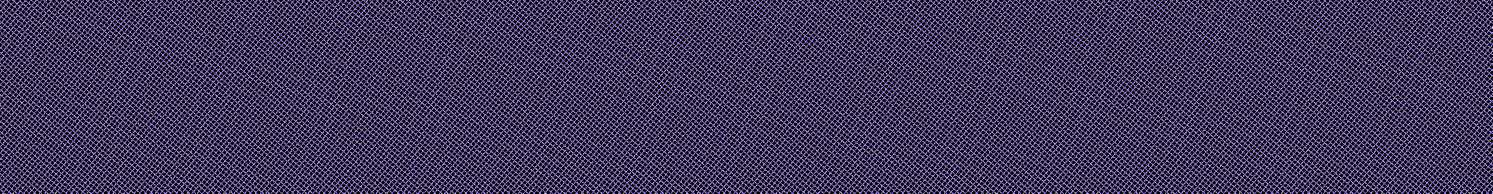
#> input picture images/hachure.png, 2985 x 387 px (shown at 1/2 size); its folder holds only this picture in this run
$ python -i __init__.py   (imports and definitions only)
#> lines starting #> are read from the running program, lines starting #| are printed output that depends on the picture
#!/usr/bin/env python
# coding: utf-8

import albumentations as A
import numpy as np
import cv2

# Setup the distortion algorithm
PAD_SIZE = 50
padder = lambda _img : np.pad(_img, [(PAD_SIZE,PAD_SIZE),(PAD_SIZE,PAD_SIZE), (0,0)], mode='constant', constant_values=255) if len(_img.shape) == 3 else np.pad(_img, [(PAD_SIZE,PAD_SIZE),(PAD_SIZE,PAD_SIZE)], mode='constant', constant_values=0)
# [1 line that did not run here, left out]
deformer = lambda IMG : deformation(image=IMG)['image']


def __choose_colors__(img, comp_shape, thresh=.01, apply_dist=False):
	# Reduce the image to a compressed shape to find the optimal color division
	# while ignoring small details that can be ignored on the final image
	im = cv2.resize(img,comp_shape, interpolation=cv2.INTER_NEAREST)

	# Convert the reduced image to Z vector and to np.float32
	Z = im.reshape((-1,3))
	Z = np.float32(Z)

	# Setup the K-means clustering parameters
	criteria = (cv2.TERM_CRITERIA_EPS, 10, 1.0)

	# Initialize the loop for approximating the optimal value for K
	cur = cv2.kmeans(Z,1,None,criteria,10,cv2.KMEANS_PP_CENTERS)[0]

	prev = None
	diff = 0
	vals = []

	for K in range(2,21):
		# Compute the metric value for the current K
		prev = cur
		cur = cv2.kmeans(Z,K,None,criteria,10,cv2.KMEANS_PP_CENTERS)[0]

		# If the metric value is 0, optimal number of K has been found
		if cur == 0:
			break

		# Calculate how much better the metric is for the current K
		cur_diff = round(1-cur/prev,1)
		diff = cur_diff
		vals.append(prev-cur)

	# Apply a distortion for a more "hand-drawn" appearance
	if apply_dist:
		img = padder(img)
		img = deformer(img)

	# Convert the distorted to Z vector and to np.float32
	Z = img.reshape((-1,3))
	Z = np.float32(Z)

	# If the optimal K is not found, try to approximate it by the elbow method
	if cur != 0:
		# Normalize the differences and find the cutting point where the metric stops improving
		vals = [v/max(vals) for v in vals]
		K = [v>thresh for v in vals].index(False) +1## list starts at K==2

	# Calculate the color regions in the distorted image using the K-value chosen
	return cv2.kmeans(Z, K, None, criteria, 10, cv2.KMEANS_PP_CENTERS)


def get_region_masks(img, comp_shape=(64,64), thresh=.01, apply_dist=False):
	# Approximate the optimal color division
	ret,label,center = __choose_colors__(img, comp_shape, thresh, apply_dist)

	img_dims = img.shape[:2]
	if apply_dist:
		img_dims = (img_dims[0]+PAD_SIZE*2, img_dims[1]+PAD_SIZE*2)

	# Now convert back into uint8, and return the mask for each region
	colors = np.uint8(center)
	blank = np.ones(img_dims, dtype=np.uint8)*255
	lbl_mask = label.reshape(img_dims)

	# Iterate over each color id
	for color_id in np.unique(label):
		color = colors[color_id]

		# If the RGB is too high, assume as background
		if all(color > 250):
			continue

		# Create a mask for the regions occupied by the current color
		mask = blank.copy()
		mask[lbl_mask==color_id] = 0

		# Apply a morphological transformation to the mask to remove noise
		d = cv2.dilate(mask, None)
		mask = cv2.erode(d, None)
		mask = cv2.erode(mask, None)

		mask = cv2.bitwise_not(mask)
		yield color, mask


# Stylizing function
def stylize(img, comp_shape=(64,64), thresh=.01, apply_dist=True):
	img_dims = img.shape
	if apply_dist:
		img_dims = list(img_dims)
		img_dims[0] += PAD_SIZE*2
		img_dims[1] += PAD_SIZE*2
		img_dims = tuple(img_dims)

	blank = np.zeros(img_dims, dtype=np.uint8)
	full_mask = np.zeros(img_dims[:2], dtype=np.uint8)

	for color, mask in get_region_masks(img, comp_shape, thresh, apply_dist):
		# Draw the colored mask into the canvas
		blank[mask==255] = color

		# Save the original mask shape into a "global mask"
		full_mask = cv2.bitwise_or(full_mask, mask)

	# Use the global mask to decide the transparent region
	final = cv2.cvtColor(blank, cv2.COLOR_BGR2BGRA)
	final[...,3] = full_mask

	return final

>>> import cv2
>>> picture = cv2.imread('../../../../images/hachure.png')
#> picture is the input picture: shape (387, 2985, 3); mean B, G, R 87.4, 52.8, 61.4
>>> result = stylize(picture)
#> in __choose_colors__, `im = cv2.resize(img,comp_shape, interpolation=cv2.INTER_NEAREST)`:
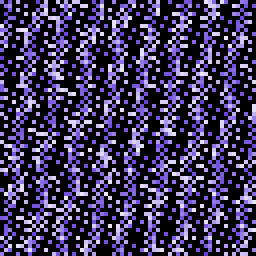
#> im: shape (64, 64, 3) (shown 4 times larger); mean B, G, R 87.6, 53, 61.6
#> in __choose_colors__, `criteria = (cv2.TERM_CRITERIA_EPS, 10, 1.0)`: criteria = (2, 10, 1)
#> in __choose_colors__, `cur = cv2.kmeans(Z,1,None,criteria,10,cv2.KMEANS_PP_CENTERS)[0]`: cur = 102645907.3
#> in __choose_colors__, `diff = 0`: diff = 0
#> in __choose_colors__, `img = padder(img)`:
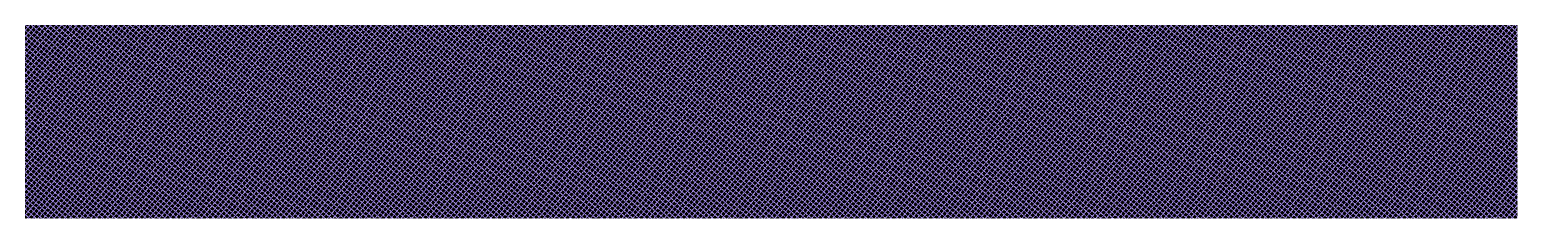
#> img: shape (487, 3085, 3) (shown at 1/2 size); mean of channels 0, 1, 2 126.1, 99.5, 106.2; drawn as B, G, R
#> after the loop in stylize, `for color, mask in get_region_masks(img, comp_shape, thresh, apply_dis..`: blank: shape (487, 3085, 3); every value is 0
#> after the loop in stylize, `for color, mask in get_region_masks(img, comp_shape, thresh, apply_dis..`: full_mask: shape (487, 3085); every value is 0
#> (the run stopped early here; a loop or call above may not have finished)
